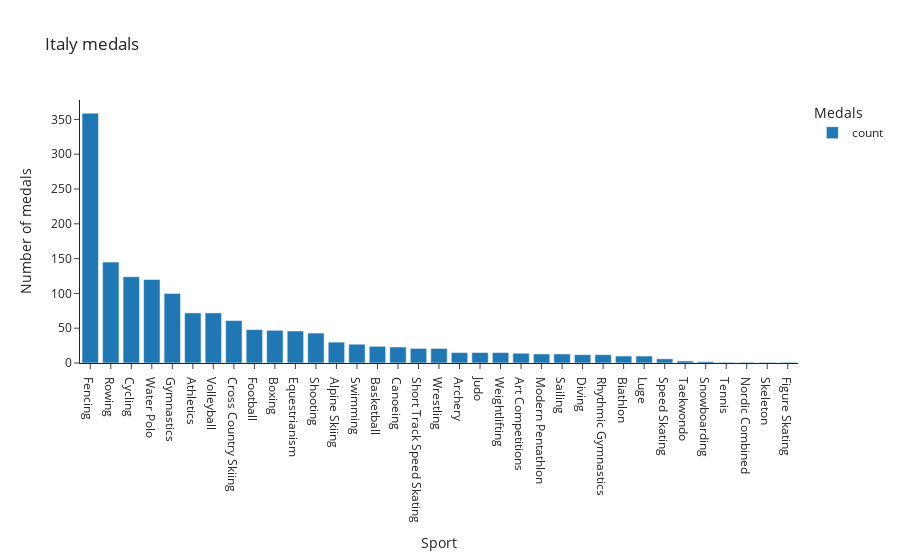

The notebook cell this image was saved under:
### Code cell
px.bar(
    italy_medals_count,
    title="Italy medals",
    labels={"value": "Number of medals", 
            "variable": "Medals", 
            "count": "Number of medals"},
    template="simple_white"
    )

### Figure 1 — Plotly figure (JSON) as saved in the notebook; plotly's stock layout.template omitted (floating-point values rounded to 4 significant figures)
{"data": [{"alignmentgroup": "True", "hovertemplate": "Medals=count<br>Sport=%{x}<br>Number of medals=%{y}<extra></extra>", "legendgroup": "count", "marker": {"color": "#1F77B4", "pattern": {"shape": ""}}, "name": "count", "offsetgroup": "count", "orientation": "v", "showlegend": true, "textposition": "auto", "type": "bar", "x": ["Fencing", "Rowing", "Cycling", "Water Polo", "Gymnastics", "Athletics", "Volleyball", "Cross Country Skiing", "Football", "Boxing", "Equestrianism", "Shooting", "Alpine Skiing", "Swimming", "Basketball", "Canoeing", "Short Track Speed Skating", "Wrestling", "Archery", "Judo", "Weightlifting", "Art Competitions", "Modern Pentathlon", "Sailing", "Diving", "Rhythmic Gymnastics", "Biathlon", "Luge", "Speed Skating", "Taekwondo", "Snowboarding", "Tennis", "Nordic Combined", "Skeleton", "Figure Skating"], "xaxis": "x", "y": [359, 145, 124, 120, 100, 72, 72, 61, 48, 47, 46, 43, 30, 27, 24, 23, 21, 21, 15, 15, 15, 14, 13, 13, 12, 12, 10, 10, 6, 3, 2, 1, 1, 1, 1], "yaxis": "y"}], "layout": {"barmode": "relative", "legend": {"title": {"text": "Medals"}, "tracegroupgap": 0}, "title": {"text": "Italy medals"}, "xaxis": {"anchor": "y", "domain": [0, 1], "title": {"text": "Sport"}}, "yaxis": {"anchor": "x", "domain": [0, 1], "title": {"text": "Number of medals"}}}}
